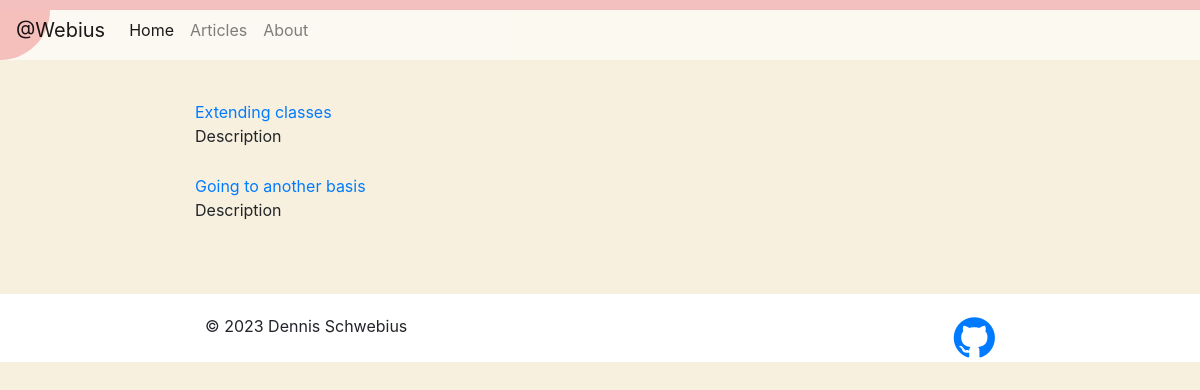
The page /articles on the database its author committed.
### blog/models.py (models this page shows, shortened)
class Article(models.Model):
    id = models.IntegerField(primary_key=True)
    title = models.CharField(max_length=100)
    slug = models.SlugField(unique=True, blank=True)
    date = models.DateTimeField(default=timezone.now)
    description = models.TextField(default="Description")
    content = models.TextField()

### blog/views.py (the view)
# urls.py: path('articles', views.articles, name="blog-articles"),
def articles(request):
    return render(request, 'blog/articles.html', {"articles" : Article.objects.all().order_by('-date')})

### blog/templates/blog/articles.html (shortened to what this page needs)
{% extends "blog/base_footer.html" %}
{% block body %}
<div class="container body">
    <ul>
        {% for article in articles %}
            <li style="display: flex; align-items: center; margin-bottom: 10px;">
                <div style="flex-grow: 1;">
                    <a href="article/{{article.slug}}">{{ article.title }}</a>
                    <p>{{ article.description }}</p>
                </div>
            </li>
        {% endfor %}
    </ul>
</div>
{% endblock %}

### blog/templates/blog/base_footer.html
{% extends "blog/base.html" %}
{% block footer %}
    <div class="row justify-content-center base-footer">
        <p class="col-4 text-left">&copy; 2023 Dennis Schwebius</p>
        <a href="https://github.com/WebiusD/PyCharmSettings" class="col-4 text-right"><i class="fa fa-github" style="font-size:48px"></i></a>
    </div>
{% endblock %}

### blog/templates/blog/base.html (shortened to what this page needs)
{% load static %}
<!DOCTYPE html>
<html lang="en">
<head>
    <link rel="stylesheet" href="https://cdn.jsdelivr.net/npm/bootstrap@4.3.1/dist/css/bootstrap.min.css"
>
    <link rel="stylesheet" href="https://cdnjs.cloudflare.com/ajax/libs/font-awesome/4.7.0/css/font-awesome.min.css">
    <link rel="stylesheet" href="//cdnjs.cloudflare.com/ajax/libs/highlight.js/11.7.0/styles/default.min.css">
    <link rel="stylesheet" href="{% static 'blog/main.css' %}">
</head>
<body class="site">
    <div class="progress-container">
        <div class="progress-bar" id="progressBar"></div>
    </div>
    <div class="circle"></div>
    <nav class="navbar navbar-expand-lg navbar-light fever-navbar">
        <ul class="navbar-nav">
            <a class="navbar-brand" href="/">@Webius</a>
            <li class="nav-item active">
                <a class="nav-link" href="/">Home</a>
            </li>
            <li class="nav-item mr-auto">
                <a class="nav-link" href="/articles">Articles</a>
            </li>
            <li class="nav-item">
                <a class="nav-link" href="/about">About</a>
            </li>
        </ul>
    </nav>
    {% block body %}
    {% endblock %}
    <footer>
    {% block footer %}
    {% endblock %}
    </footer>
</body>
</html>

### blog/static/blog/main.css (style rules this page uses)
.site { background-color: rgb(248, 240, 222); }
.fever-navbar { min-height: 60px; background-color: rgba(255, 255, 255, 0.6); }
.body { padding-left: 30px; padding-right: 30px; padding-top: 40px; padding-bottom: 40px; max-width: 950px; }
footer { background-color: white; }
.base-footer { padding-top: 20px; }
.circle { width: 50px; height: 50px; background-color: #db000099; border-bottom-right-radius: 50px; position: fixed; top: 10px; left: 0; z-index: 0; }
.progress-container { background-color: #f0f0f0; height: 10px; width: 100%; position: fixed; top: 0; left: 0; z-index: 0; }
.progress-bar { background-color: #db000099; height: 100%; min-width: 50px; transition: width 0.2s ease-in-out; }

### rows shown on the page
Article: title "Extending classes", description "Description"
Article: title "Going to another basis", description "Description"
